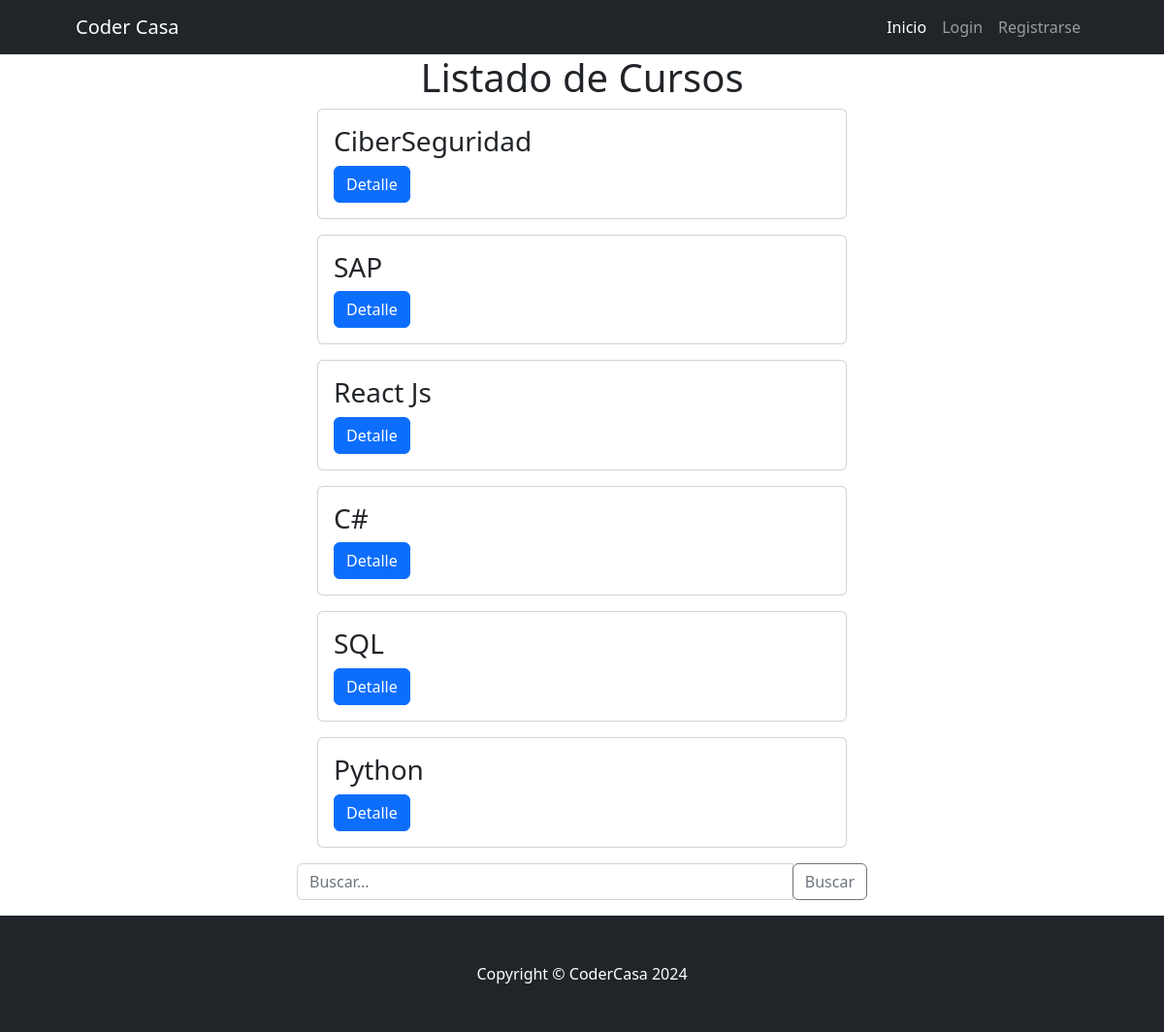
Before: /Clase/curso_list with the older database file.
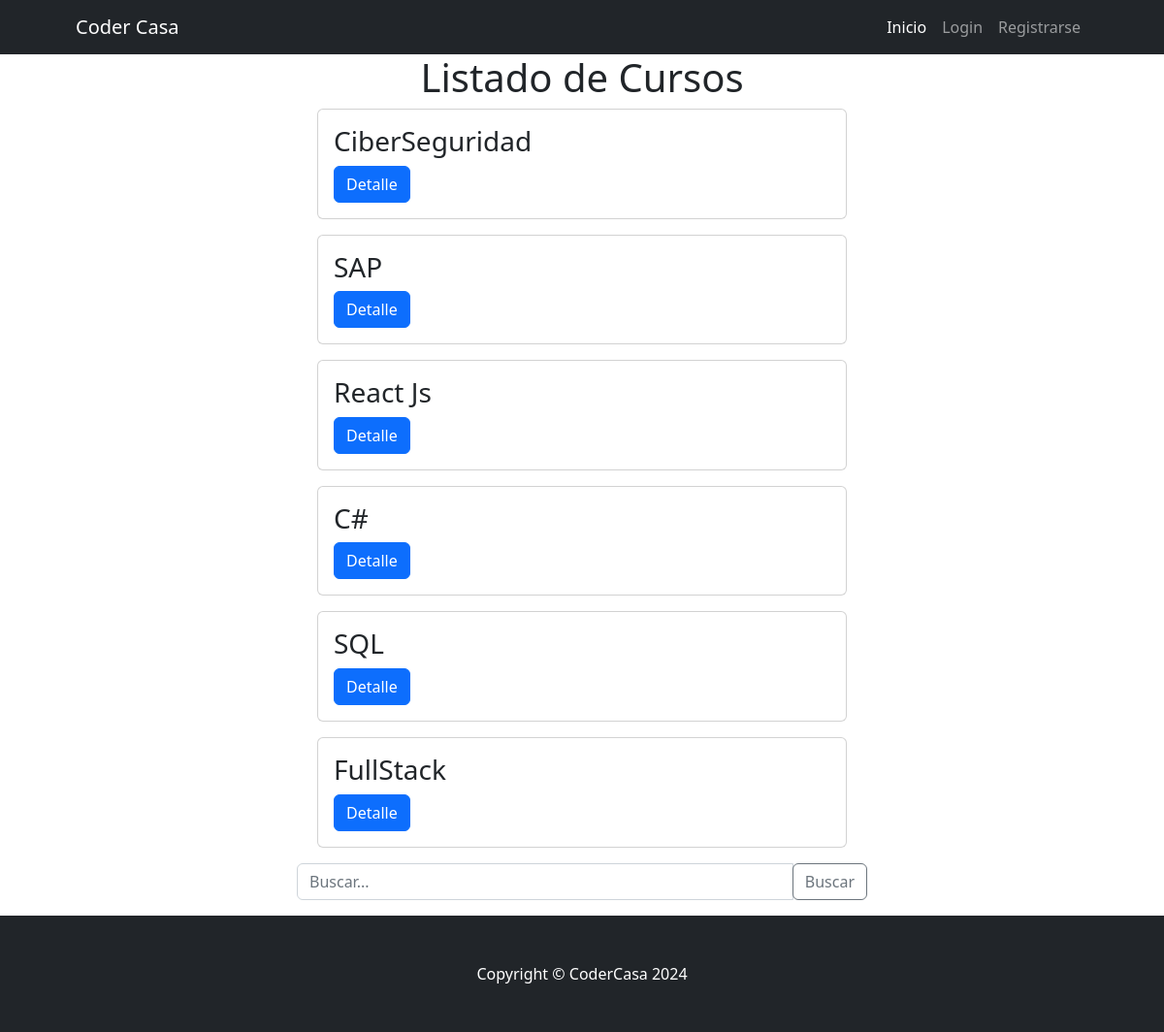
After: the same page with the newer database file.
### Clase/models.py (models this page shows, shortened)
class Curso(models.Model):
    nombre = models.CharField(max_length=255, unique=True)
    detalle = models.CharField(max_length=800,null=True, blank=True)
    class Meta:
        verbose_name = "Curso"
        verbose_name_plural = "Cursos"

### Clase/views.py (the view)
# urls.py: path("curso_list", curso_list,name="curso_list" ),
def curso_list(request):
    busqueda = request.GET.get("busqueda",None)
    if busqueda:
        print(busqueda)
        consulta = Curso.objects.filter(nombre__icontains=busqueda)
    else:
        consulta = Curso.objects.all()
    contexto = {"cursos": consulta}
    return render(request,"Clase/curso_list.html", contexto)

### Clase/templates/Clase/curso_list.html (shortened to what this page needs)
{% extends 'core/base.html' %}
{% block content %}
<div class="container">
  <div class="row">
      <div class="col text-center">
          <h1>Listado de Cursos</h1>
      </div>
  </div>
  <div class="row justify-content-center">
      <div class="col-md-6">
          {% for curso in cursos %}
              <div class="card mb-3">
                  <div class="card-body">
                      <h3 class="card-title">{{ curso.nombre }}</h3>
                      <a href="{% url 'Clase:curso_detail' curso.id %}" class="btn btn-primary">Detalle</a>
                  </div>
              </div>
          {% endfor %}
      </div>
  </div>
</div>
    <div class="row">
      <div class="col-md-6 offset-md-3">
        <form action="{% url 'Clase:curso_list' %}" method="get">
          <div class="input-group mb-3">
            <input type="text" class="form-control" name="busqueda" placeholder="Buscar...">
            <div class="input-group-append">
              <button class="btn btn-outline-secondary" type="submit">Buscar</button>
            </div>
          </div>
        </form>
      </div>
    </div>
{% endblock content %}

Changed rows visible on the page:
removed Curso: nombre "Python"
added Curso: nombre "FullStack"
